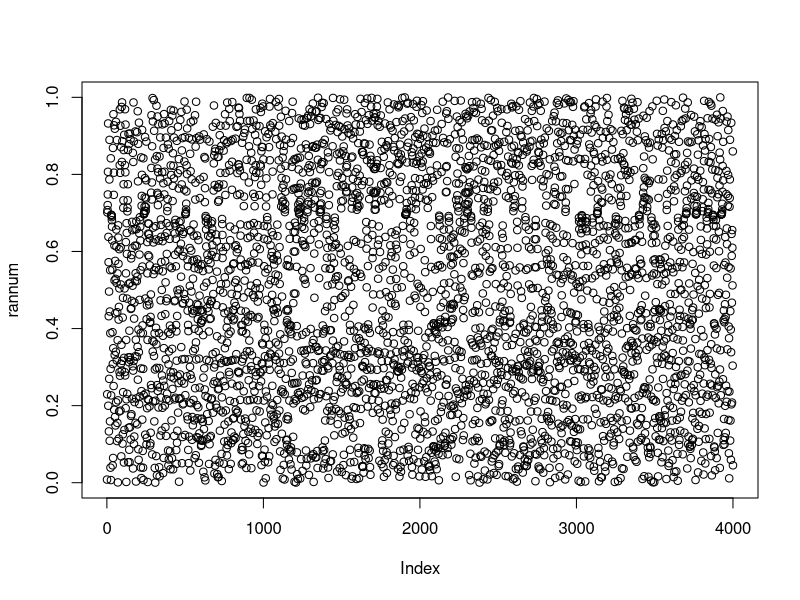
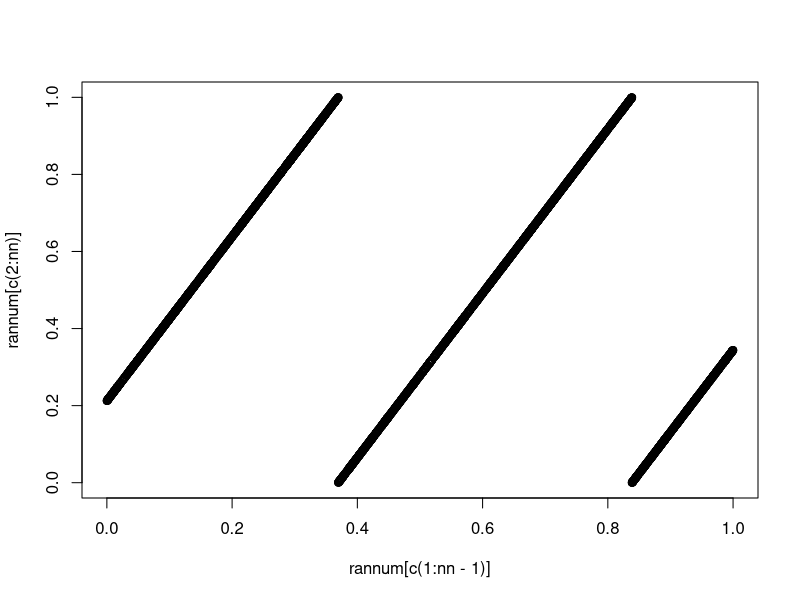
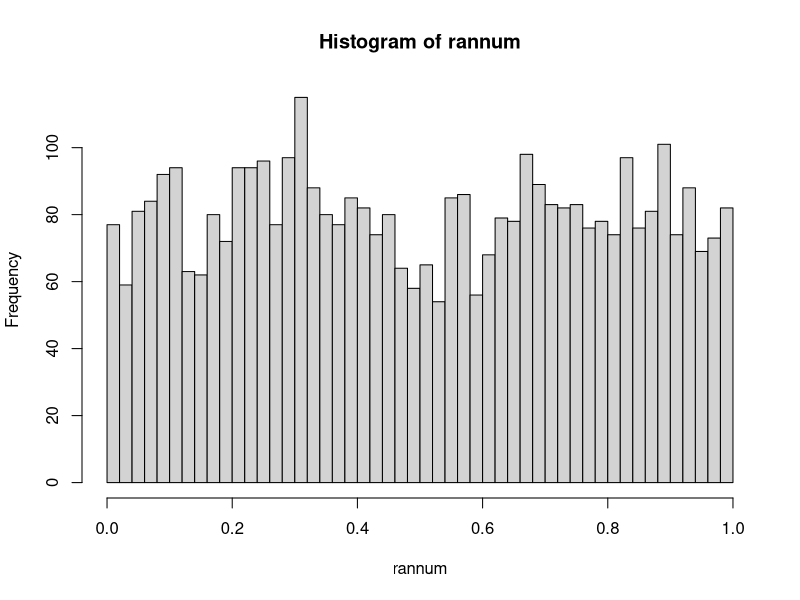
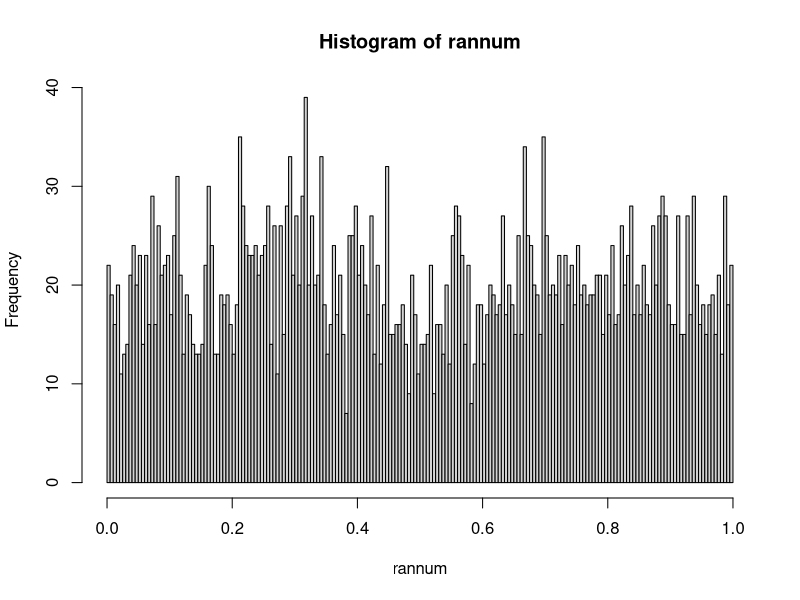
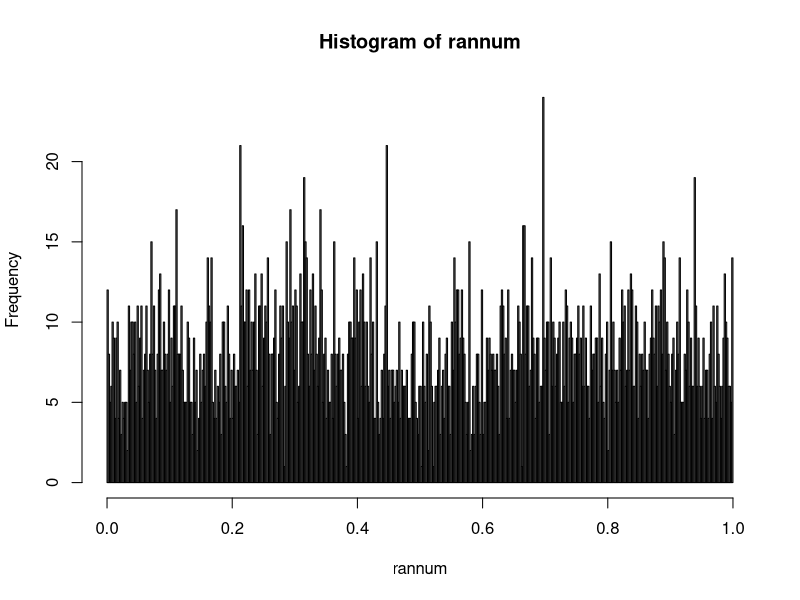
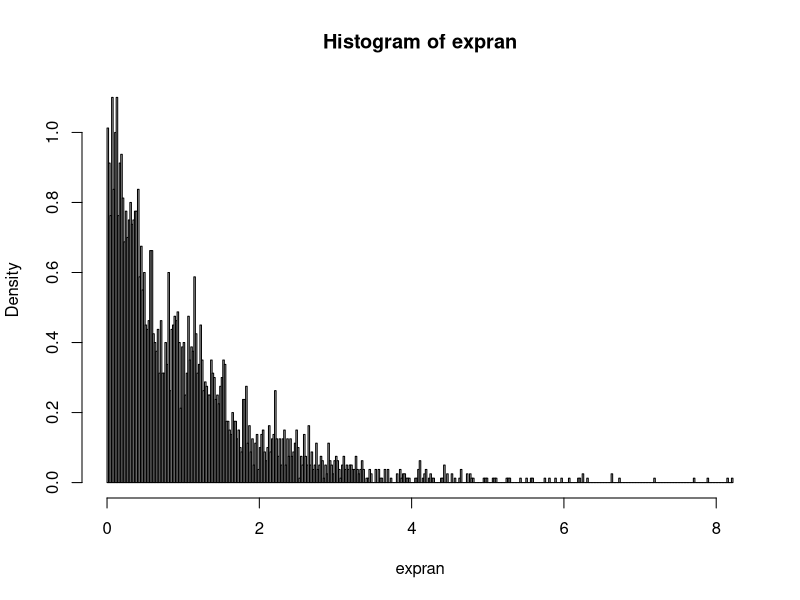
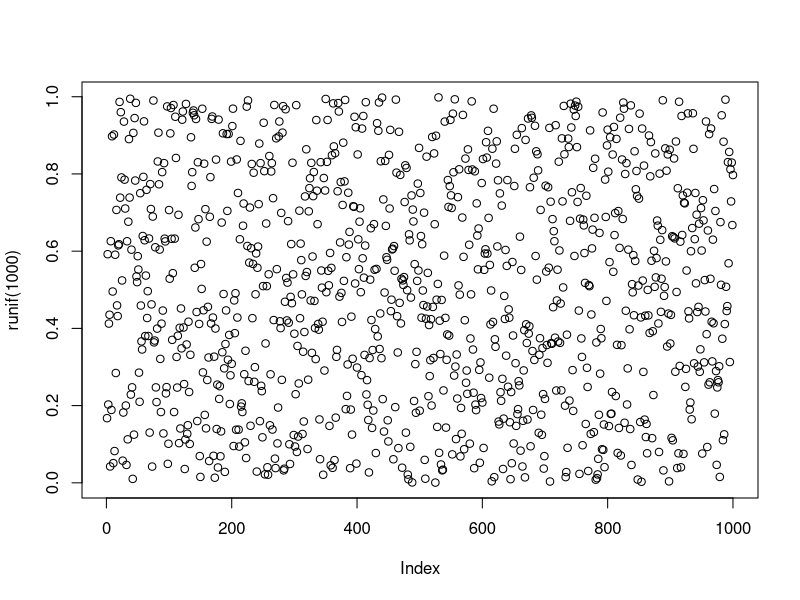
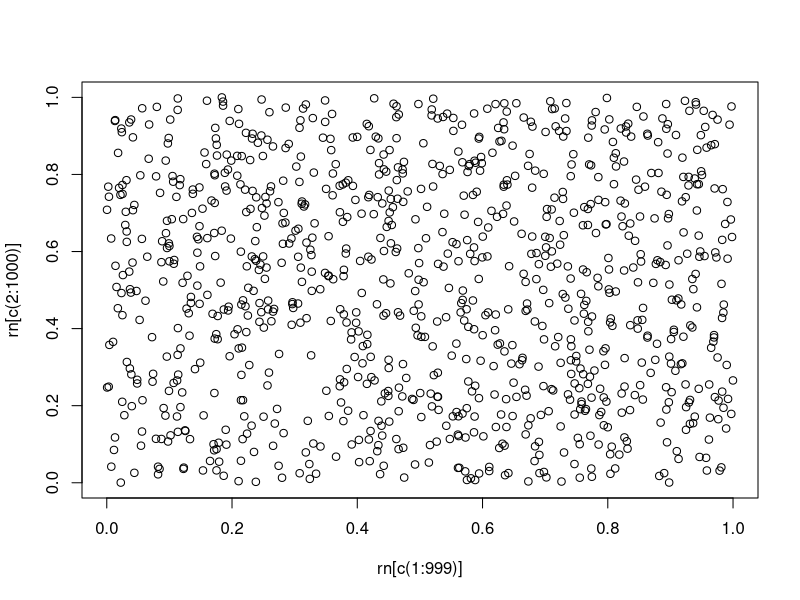

The R script that drew these images, in order:
### to play with random numbers (RN)
#
# by Alexander Skupin 2023/10/25
#

### pseudo random number generation (PRNG)

nn <- 4000 # number of sequence

# starting point
xs = 1/123 #.5 #1/9# .51245422624
#multiplier 
mul = 2.132 # 2
#drift 
dri =  0.212134 # 0

#vector for random numbers and initiation 
rannum <- c(rep(0,nn))
rannum[1] <- xs

#loop to generate RN
for (i in c(2:nn)){
  rannum[i] <- (mul * rannum[i-1] + dri) %% 1
}
plot (rannum)

plot (rannum[c(1:nn-1)],rannum[c(2:nn)]) # plot dependencies

hist(rannum, breaks = 60) # histogram

disr <- hist(rannum, breaks=250) # properties of histogram

# to check for properties
mean(rannum) # average (to be 0.5 - see lecture)

sd(rannum)^2 # variance (to be 1/12 - see lecture)
# calculate entropy and average
ent = 0
danv = 0
for (i in c(1:length(disr$counts))){
  ptemp <- disr$counts[i]/nn
  ent = ent - ptemp  * log2(ptemp)
  danv = danv + ptemp *disr$mids[i] # the mids are the x
}

print(ent) # depends on binning, i.e breaks of the R function; 
print(danv)
#How does this relate to the analytical result for uniform distribution S = log(b-a) = 0?

# differential enrtopy (continous description) has to consider bin withs

# calculate differential entropy
nbis = 500 # 4500
ddisr <- hist(rannum, breaks=nbis) # properties of histogram
dent = 0
for (i in c(1:length(ddisr$counts))){
  ptemp <- ddisr$counts[i]/nn * 1/nbis
  if(ptemp >0){dent = dent - ptemp * log2(ptemp)}
}

print(dent) # depends on binning, i.e breaks of the R function; 


# exp-distribution by inverse sampling approach
lambda <- 1 #0.1
expran <- - lambda * log(rannum) # inverse function of exponential
expden <- hist(expran, breaks=500, freq=F)
sum(expden$counts)/nn # check if normailzed

sum ( expden$counts * expden$mids)/(nn) # average by distribution
mean(expran) # average of numbers
sd(expran) # standard deviation

#differential entropy - should be 1 - ln(lambda)?
# nebis = 100 # 4500
# dedisr <- hist(expran, breaks=nebis, freq=F) # properties of histogram
# deent = 0
# for (i in c(1:length(dedisr$counts))){
#   ptemp <- dedisr$counts[i]/nn  * 1/nebis
#   if(ptemp >0){deent = deent - ptemp * log2(ptemp )}
# }

# print(deent) # dep

#generate uniform random number by R FUNCTIONS
runif(10)

#plot random numbers
plot(runif(1000))

mean(runif(100000))

# in vector
rn <- runif(1000)

plot( rn[c(1:999)] , rn[c(2:1000)])

rnhist <- hist(rn,breaks=30)

#normalized histogram
sum((rnhist$counts/1000)) # check if normalized
barplot(rnhist$counts/1000) # plot normalized histogram

#density plot
plot(density(rn))

#binning depends on number of replicates - N(bin) = sqrt N(repl)
rnhist <- hist(rn, breaks=100)
rnhist <- hist(rn, breaks=30)

rn2 <- 2*runif(1000)
plot(rn[c(1:100)],ylim=c(0,2))
points(rn2, col="red")

plot(density(rn),xlim=c(0,3))
lines(density(rn2), col="red")

# sum of two uniform random numbers (like 2 dices)
rnsum <- rn+rn2
hist(rnsum)
plot(density(rnsum),ylim=c(0,2))

plot(density(rn),ylim=c(0,2),xlim=c(0,4))
lines(density(rn2), col="red")
lines(density(rnsum), col="blue")

#for generating exponential RN (inverse sampling approach)
hist(-log(runif(100000)))
plot(density(-log(runif(1000000))))


# as vector
rne <- -log(runif(1000))

rnehist <- hist(rne)
sum((rnehist$counts/1000)) # check if normalized
barplot(rnehist$counts/1000) # plot normalized histogram


# Gaussian random numbers

rng <- rnorm(10000, mean=10, sd=2) # with mean 10 and standard deviation 2

plot(rng[c(1:1000)])
rnghist <- hist(rng)
sum((rnghist$counts/10000)) # check if normalized
barplot(rnghist$counts/10000) # plot normalized histogram

# for significance tests

wilcox.test(rng,rn)
t.test(rng,rne) # wrong since requires normal distribution - to be checked by chi^2

hist(rn)
hist(rng)
hist(rne)
#set starting point (seed) for random number generator) - good for reproducability
set.seed(2)
rng2 <- rnorm(1000, mean=9.5, sd=2)

# to plot 
plot(rng2[c(1:100)])
points(rng, col="red")

#for density plots
plot(density(rng))
lines(density(rng2), col="red")

wilcox.test(rng,rng2)
wilcox.test(rng[1:120],rng2[1:120]) # significance depends on sample size!

t.test(rng,rng2)
t.test(rng[1:120],rng2[1:120])
